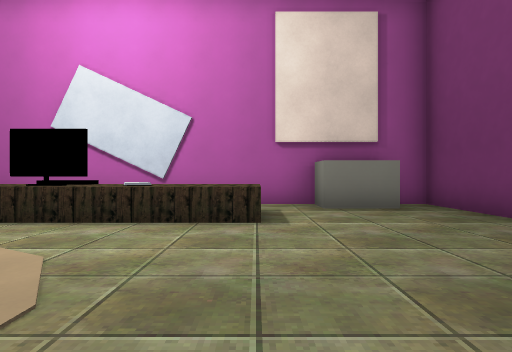
View 1 (above)

18 first-person views from a walk through a 3-D level made in the Godot game engine. The camera is 1.2 m above the floor, looks level and sees 75° across. The floor is counted in squares, 2 m on a side. Each view is taken from the middle of a square. On the plan, view 1 faces up. The plan holds only what a view shows up to about 10 squares ahead; the rest is blank. Some surface patterns are stand-ins.

View 2
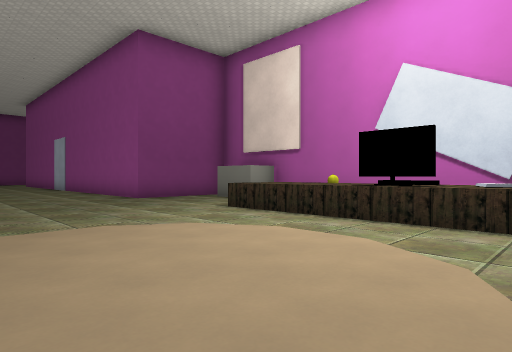

View 3
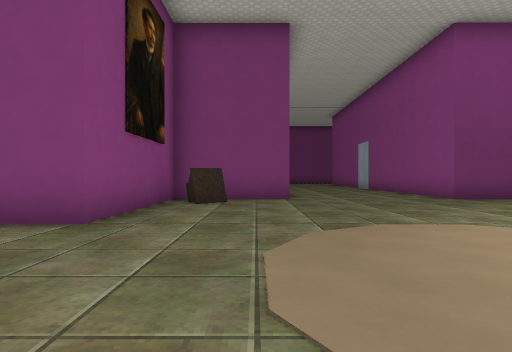

View 4
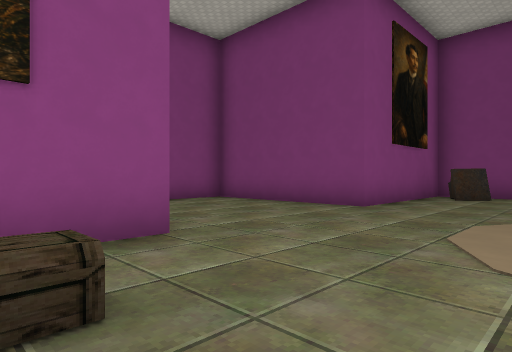

View 5
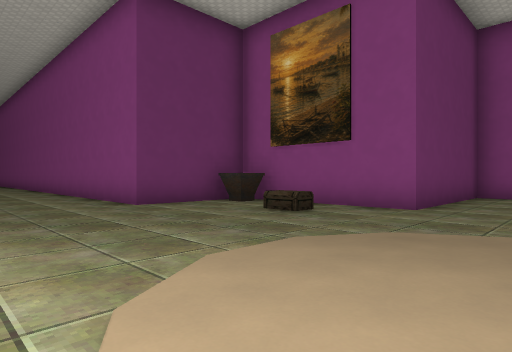

View 6
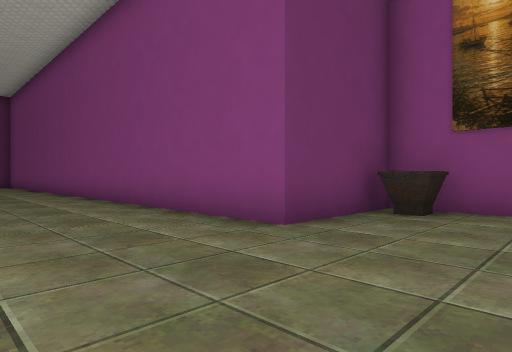

View 7
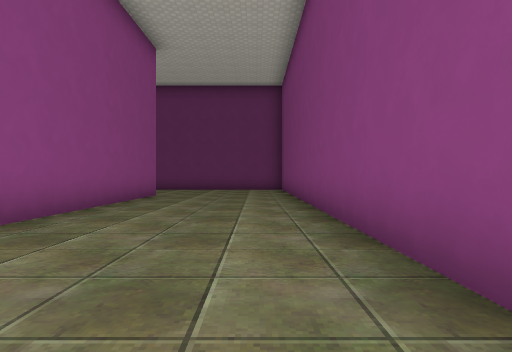

View 8
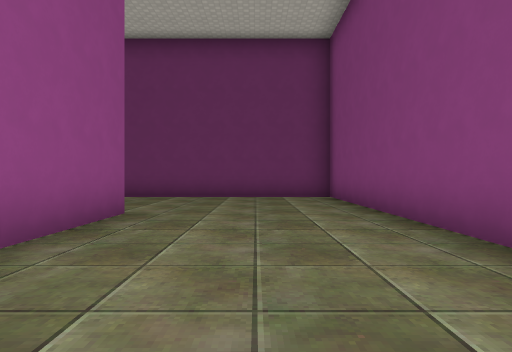

View 9
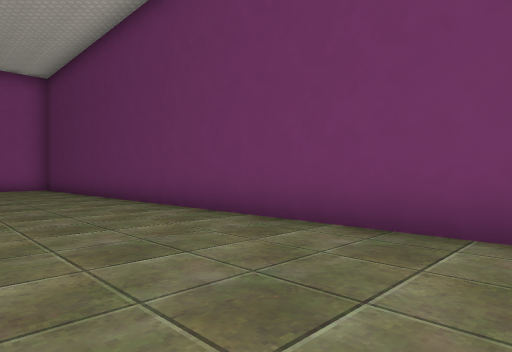

View 10
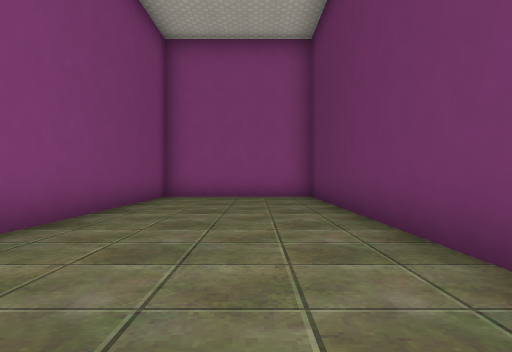

View 11
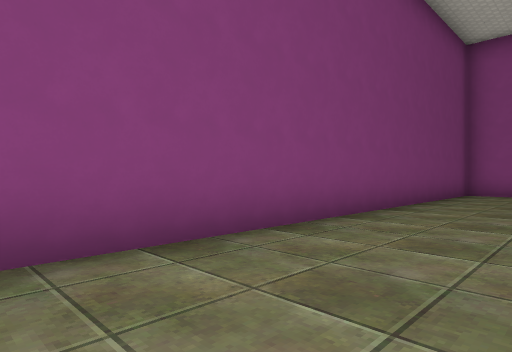

View 12
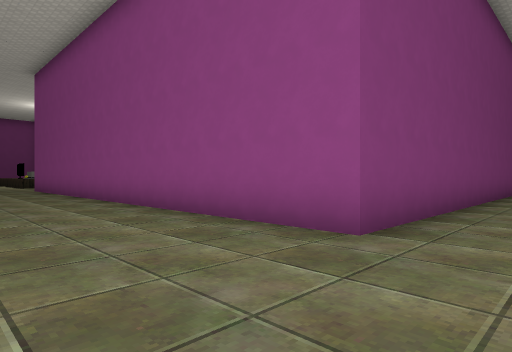

View 13
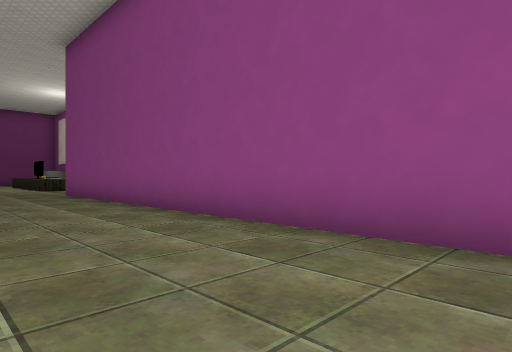

View 14
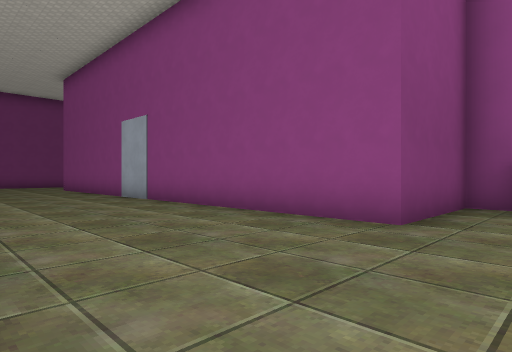

View 15
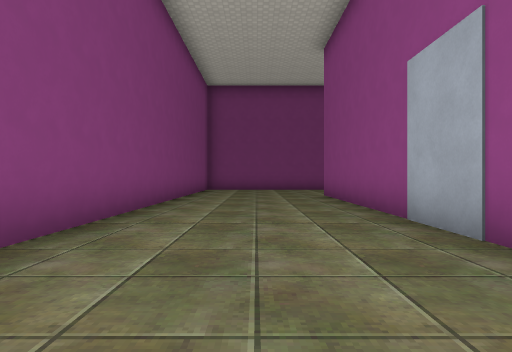

View 16
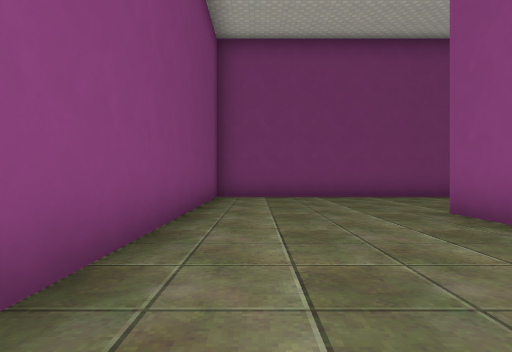

View 17
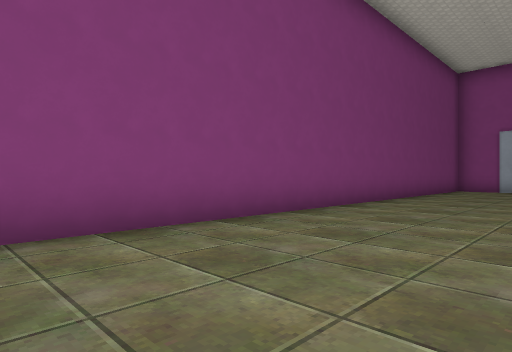

View 18
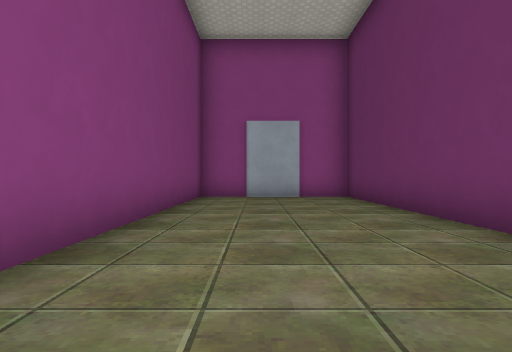

### Floor plan
Points are (right, up) in squares from view 1. A wall is a line through its corners. A room is listed if a view was taken in it or the views show most of it. See-through windows are left out.
Room 1 (views 1, 2, 3, 4, 5, 6, 7, 8, 9, 10, 11, 12, 13, 14, 15, 16, 17, 18)
walls: (1.2, 7.1) (-9.6, 7.1) (-9.6, 4.1) (-23.4, 4.1); (3.6, 4.8) (3.6, 7.1) (3, 7.1); (-9.6, -0.1) (-9.6, -3.1) (-5.1, -3.1) (-5.1, -7.6) (-3.5, -7.6); (-1.6, -7.6) (-0.8, -7.6) (-0.8, -3.1) (3.6, -3.1) (3.6, -0.1) (21.6, -0.1) (21.6, 17.7) (17.4, 17.7) (17.4, 4.1) (4, 4.1); (-23.4, 11.4) (-23.4, 17.7) (-27.6, 17.7) (-27.6, -0.1) (-15.8, -0.1)
low walls: (-3.4, 4.3) (-6.1, 4.3); (-1.5, 4.9) (-2, 4.7); (0.1, 4.3) (-2.5, 4.3)
ways out: closed door at (-25.5, 18)
objects: vase (-9, -2); cabinet (-8, 7); computer (-3, 5); chest (1, -2); block (2, 7); vase (3, -2)

Positions as (right, up) in squares from view 1, and headings:
1: (0, 0), facing up
2: (-1, 0), facing up-left
3: (-1, -1), facing left
4: (1, 0), facing down-left
5: (-3, 3), facing down-right
6: (1, 3), facing down-right
7: (7, 1), facing right
8: (12, 2), facing right
9: (18, 2), facing up-right
10: (20, 8), facing up
11: (20, 6), facing up-left
12: (19, 1), facing up-left
13: (15, 1), facing up-left
14: (-8, 0), facing up-left
15: (-13, 2), facing left
16: (-18, 1), facing left
17: (-24, 3), facing up-left
18: (-26, 8), facing up
